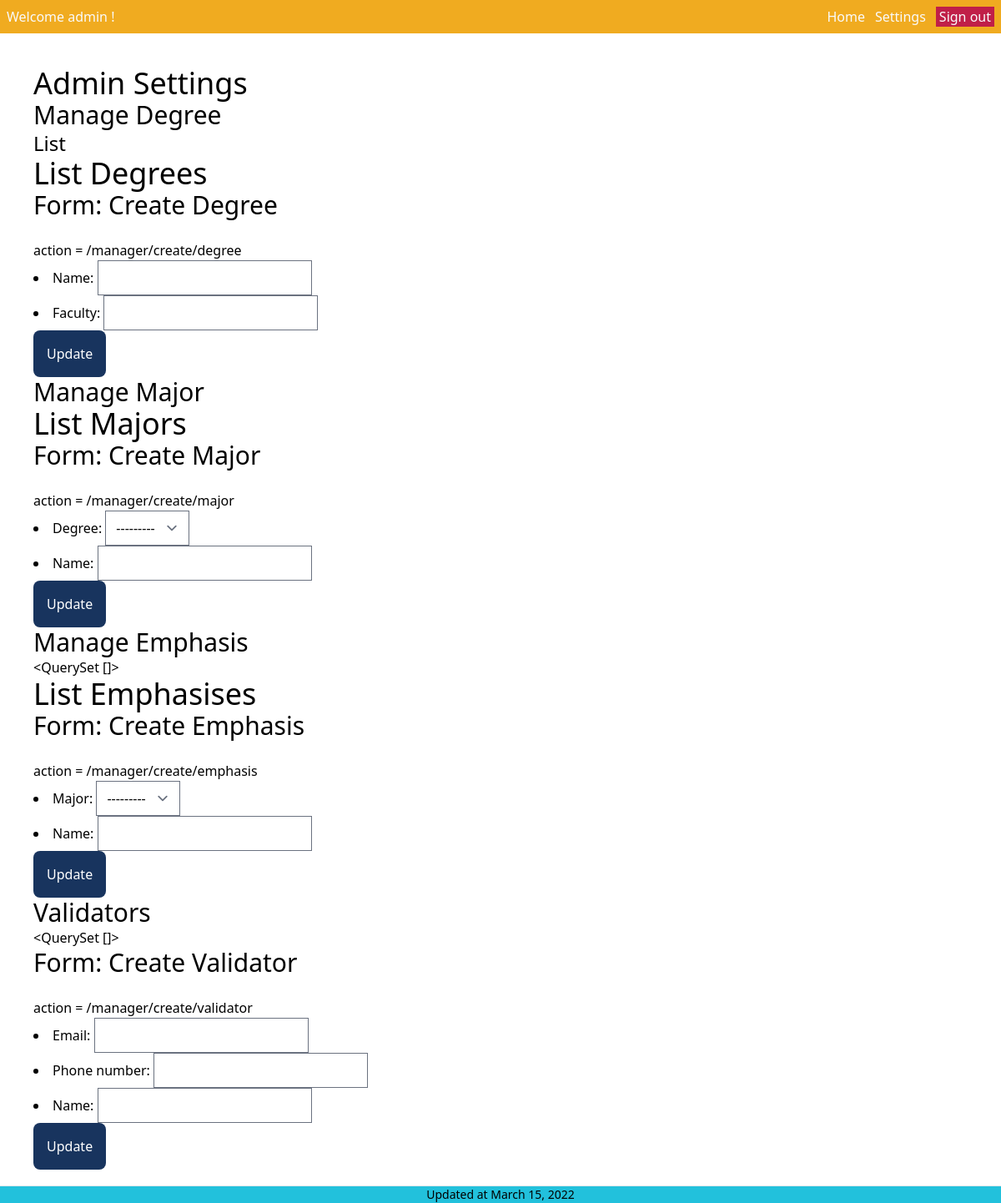
/manager/settings (signed in), run on an earlier commit of the app's database.
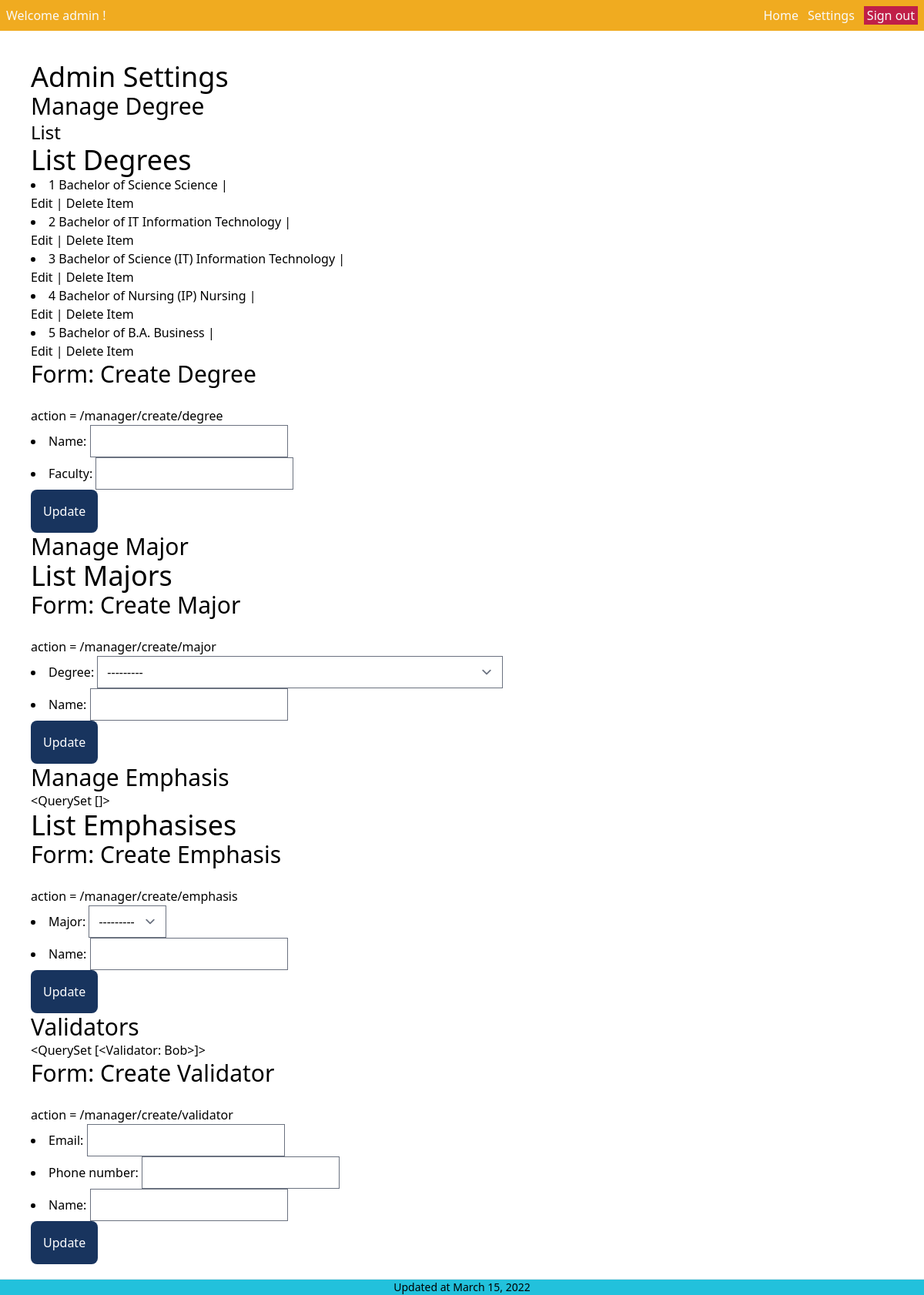
And on a later commit of the database.
### spapp/models.py (models this page shows)
class Degree(models.Model):
    name = models.CharField(max_length=40)
    faculty = models.CharField(max_length=50)
    """ the __str__ function overides the name of an object and displays it as a string """
    def __str__(self):
        return f"Deg: {self.name} | Faculty: {self.faculty}"

class Validator(models.Model):
    name = models.CharField(max_length=50)
    phone_number = models.CharField(max_length=50)
    email = models.CharField(max_length=50)
    verified = models.BooleanField(default=False)
    created_by = models.ForeignKey(User, null=True, on_delete=models.SET_NULL)
    def __str__(self):
        return f"{self.name}"

### spapp/views.py (the view, shortened to what this page needs)
# urls.py: path("manager/settings", views.AdminSettings.as_view(), name="manager_settings"),
@method_decorator(decorators, name='dispatch')
class AdminSettings(LoginRequiredMixin, generic.TemplateView):
    login_url = "spapp:login"
    template_name = "pages/manager/settings.html"
    form_degree = DegreeForm
    form_major = MajorForm
    form_emphasis = EmphasisForm
    form_validator = ValidatorForm
    def get_context_data(self, **kwargs):
        context = super().get_context_data(**kwargs)
        try:
            context = {
                'degrees': Degree.objects.all(),
                'majors': Major.objects.all(),
                'emphasises': Emphasis.objects.all(),
                'validators': Validator.objects.all(),
                'form_degree': self.form_degree(),
                'form_major': self.form_major(),
                'form_emphasis': self.form_emphasis(),
                'form_validator': self.form_validator()
            }
            return context
        except:
            messages.add_message(
                self.request, messages.WARNING, "You are not a student")
            return context

### spapp/forms.py
class DegreeForm(forms.ModelForm):
    class Meta:
        model = Degree
        fields = '__all__'

class MajorForm(forms.ModelForm):
    class Meta:
        model = Major
        fields = '__all__'

### theme/templates/pages/manager/settings.html
{% extends 'components/manager/layout.html' %}
{% block content %}
<h1> Admin Settings </h1>
<h2> Manage Degree </h2>
<h3> List </h3>
{% include 'components/manager/degree/list.html' with title="Degrees" data=degrees %}
{% include 'components/manager/create_form.html' with form=form_degree title="Create Degree" url="/manager/create/degree" %}
<h2> Manage Major </h2>
{% include 'components/manager/major/list.html' with title="Majors" data=majors %}
{% include 'components/manager/create_form.html' with form=form_major title="Create Major" url="/manager/create/major" %}
<h2> Manage Emphasis </h2>
{{ emphasises }}
{% include 'components/manager/emphasis/list.html' with title="Emphasises" data=emphasises %}
{% include 'components/manager/create_form.html' with form=form_emphasis title="Create Emphasis" url="/manager/create/emphasis" %}
<h2> Validators </h2>
{{ validators }}
{% include 'components/manager/create_form.html' with form=form_validator title="Create Validator" url="/manager/create/validator" %}
{% endblock %}

### theme/templates/components/manager/degree/list.html (shortened to what this page needs)
<h1> List {{ title }} </h1>
{% for item in data %}
<li>{{ item.pk }} {{ item.name }} {{ item.faculty }} |
  <div id="deg-{{ item.pk }}">
    <button onClick=edit_degree("{{ item.pk }}")> Edit </button> |
    <button onClick=delete_degree("{{ item.pk}}")>Delete Item</button>
  </div>
</li>
{% endfor %}

### theme/templates/components/manager/create_form.html (shortened to what this page needs)
<h2>Form: {{ title }} </h2>
<br />
action = {{ url }}
<form method="post" id="create_form" action="{{ url }}" >
    {{ form.as_ul }}
<button type="submit" class="p-4 text-white rounded-lg bg-primary"  value="Submit">Update</button>
</form>

What changed in the data, as far as the page shows it:
added Degree: pk "1", name "Bachelor of Science", faculty "Science"
added Degree: pk "2", name "Bachelor of IT", faculty "Information Technology"
added Degree: pk "3", name "Bachelor of Science (IT)", faculty "Information Technology"
added Degree: pk "4", name "Bachelor of Nursing (IP)", faculty "Nursing"
added Degree: pk "5", name "Bachelor of B.A.", faculty "Business"
added Validator: name "<QuerySet [<Validator: Bob>]>"
Also different on the page:
{{ validators }}: "<QuerySet []>" → (not shown)
